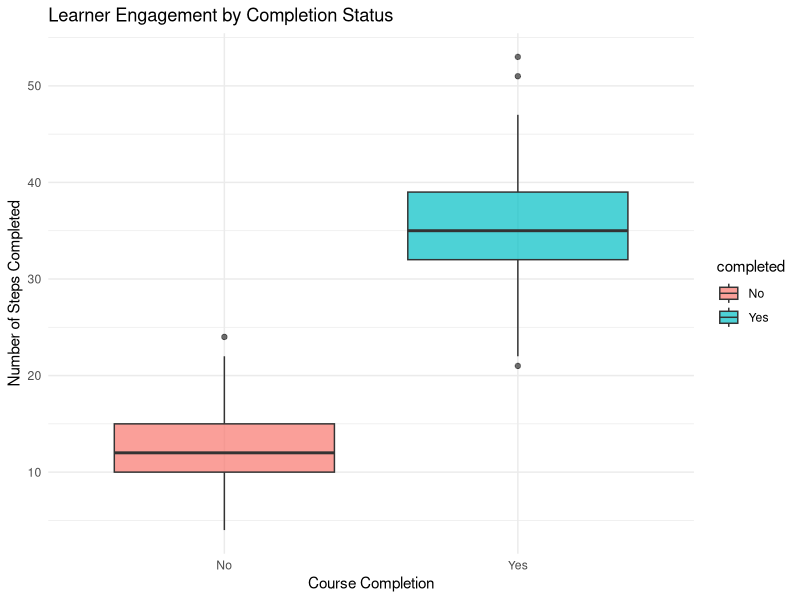
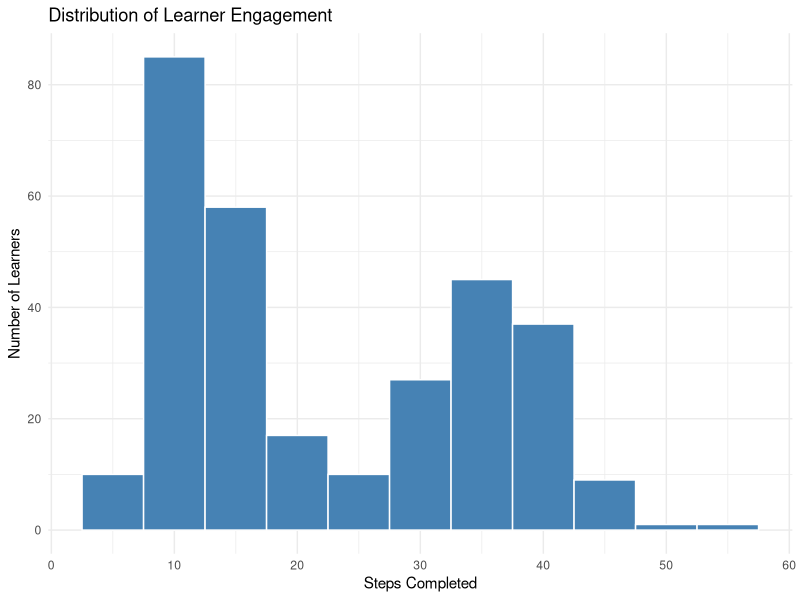
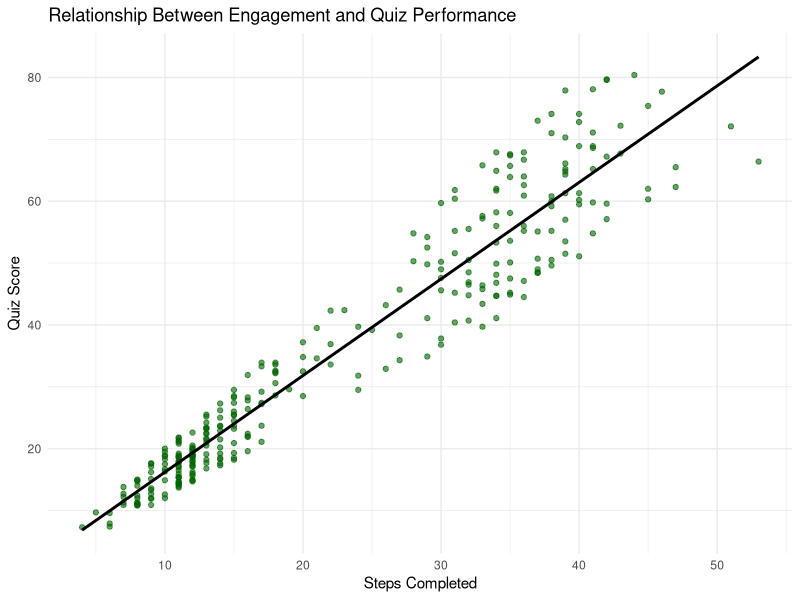
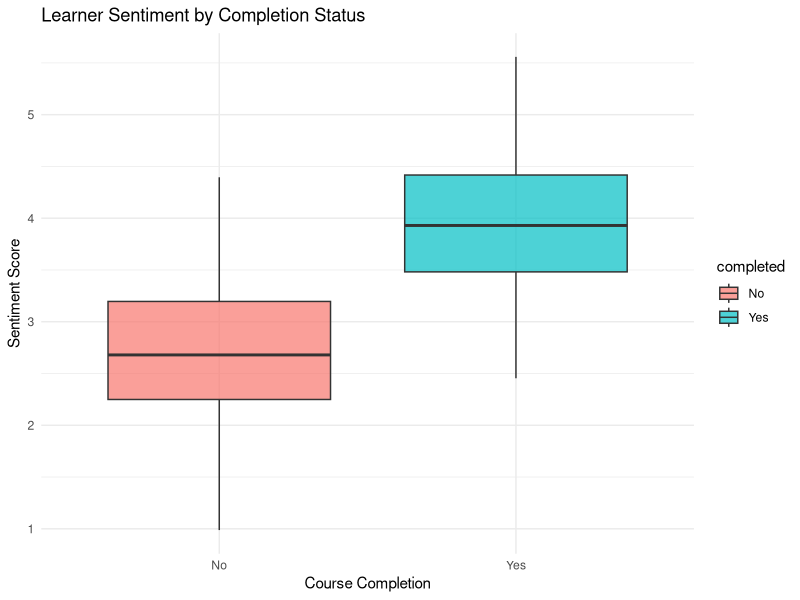

Here is the R script that generated these plots, in order:

# LEARNING ANALYTICS PROJECT – PRACTICE TEMPLATE
# (Synthetic Dataset – DO NOT SUBMIT THIS VERSION)
# MAS8600 / MAS8505



# SECTION 1: SETUP

library(tidyverse)

set.seed(123)


# SECTION 2: SYNTHETIC DATA CREATION


n_learners <- 300

# Enrolments data
enrolments <- tibble(
  learner_id = 1:n_learners,
  completed = sample(
    c("Yes", "No"),
    n_learners,
    replace = TRUE,
    prob = c(0.45, 0.55)
  )
)

# Step activity data
step_activity <- enrolments %>%
  mutate(
    steps_completed = ifelse(
      completed == "Yes",
      rpois(n_learners, lambda = 35),
      rpois(n_learners, lambda = 12)
    )
  )

# Quiz performance data
quiz_results <- step_activity %>%
  mutate(
    quiz_score = round(
      pmin(100, steps_completed * runif(n_learners, 1.2, 2.0)),
      1
    )
  )

# Sentiment survey data
sentiment <- enrolments %>%
  mutate(
    sentiment_score = ifelse(
      completed == "Yes",
      rnorm(n_learners, mean = 4.0, sd = 0.6),
      rnorm(n_learners, mean = 2.8, sd = 0.7)
    )
  )


# CRISP-DM CYCLE 1: LEARNER ENGAGEMENT


# ---- Numerical Results ----
engagement_summary <- step_activity %>%
  group_by(completed) %>%
  summarise(
    average_steps = mean(steps_completed),
    median_steps = median(steps_completed),
    sd_steps = sd(steps_completed),
    .groups = "drop"
  )

print(engagement_summary)

# ---- Graph 1: Engagement vs Completion ----
ggplot(step_activity, aes(x = completed, y = steps_completed, fill = completed)) +
  geom_boxplot(alpha = 0.7) +
  labs(
    title = "Learner Engagement by Completion Status",
    x = "Course Completion",
    y = "Number of Steps Completed"
  ) +
  theme_minimal()

# ---- Graph 2: Distribution of Engagement ----
ggplot(step_activity, aes(x = steps_completed)) +
  geom_histogram(
    binwidth = 5,
    fill = "steelblue",
    color = "white"
  ) +
  labs(
    title = "Distribution of Learner Engagement",
    x = "Steps Completed",
    y = "Number of Learners"
  ) +
  theme_minimal()


# CRISP-DM CYCLE 2: PERFORMANCE AND SENTIMENT


# Join datasets (clean join – no duplicated columns)
performance_data <- quiz_results %>%
  left_join(
    sentiment %>% select(learner_id, sentiment_score),
    by = "learner_id"
  )

# ---- Numerical Results ----
performance_summary <- performance_data %>%
  group_by(completed) %>%
  summarise(
    average_quiz_score = mean(quiz_score),
    average_sentiment = mean(sentiment_score),
    engagement_performance_correlation = cor(
      steps_completed,
      quiz_score
    ),
    .groups = "drop"
  )

print(performance_summary)

# ---- Graph 1: Engagement vs Quiz Performance ----
ggplot(performance_data, aes(x = steps_completed, y = quiz_score)) +
  geom_point(alpha = 0.6, color = "darkgreen") +
  geom_smooth(
    method = "lm",
    se = FALSE,
    color = "black"
  ) +
  labs(
    title = "Relationship Between Engagement and Quiz Performance",
    x = "Steps Completed",
    y = "Quiz Score"
  ) +
  theme_minimal()

# ---- Graph 2: Sentiment vs Completion ----
ggplot(performance_data, aes(x = completed, y = sentiment_score, fill = completed)) +
  geom_boxplot(alpha = 0.7) +
  labs(
    title = "Learner Sentiment by Completion Status",
    x = "Course Completion",
    y = "Sentiment Score"
  ) +
  theme_minimal()


# END OF SCRIPT


